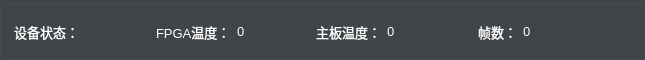
       <widget class="QGroupBox" name="groupBox_3">
        <property name="sizePolicy">
         <sizepolicy hsizetype="Expanding" vsizetype="Expanding">
          <horstretch>0</horstretch>
          <verstretch>0</verstretch>
         </sizepolicy>
        </property>
        <property name="minimumSize">
         <size>
          <width>0</width>
          <height>50</height>
         </size>
        </property>
        <property name="maximumSize">
         <size>
          <width>16777215</width>
          <height>60</height>
         </size>
        </property>
        <property name="styleSheet">
         <string notr="true">background-color: #404549;</string>
        </property>
        <property name="title">
         <string/>
        </property>
        <layout class="QGridLayout" name="gridLayout_20">
         <item row="0" column="0">
          <layout class="QHBoxLayout" name="horizontalLayout_50">
           <item>
            <widget class="QLabel" name="label_41">
             <property name="font">
              <font>
               <pointsize>10</pointsize>
              </font>
             </property>
             <property name="styleSheet">
              <string notr="true">color: rgb(255, 255, 255);</string>
             </property>
             <property name="text">
              <string>设备状态：</string>
             </property>
            </widget>
           </item>
           <item>
            <spacer name="horizontalSpacer">
             <property name="orientation">
              <enum>Qt::Horizontal</enum>
             </property>
             <property name="sizeType">
              <enum>QSizePolicy::Fixed</enum>
             </property>
             <property name="sizeHint" stdset="0">
              <size>
               <width>15</width>
               <height>20</height>
              </size>
             </property>
            </spacer>
           </item>
           <item>
            <widget class="QLabel" name="label_12">
             <property name="text">
              <string/>
             </property>
            </widget>
           </item>
           <item>
            <spacer name="horizontalSpacer_2">
             <property name="orientation">
              <enum>Qt::Horizontal</enum>
             </property>
             <property name="sizeType">
              <enum>QSizePolicy::Fixed</enum>
             </property>
             <property name="sizeHint" stdset="0">
              <size>
               <width>15</width>
               <height>20</height>
              </size>
             </property>
            </spacer>
           </item>
          </layout>
         </item>
         <item row="0" column="1">
          <layout class="QHBoxLayout" name="horizontalLayout_81">
           <item>
            <spacer name="horizontalSpacer_4">
             <property name="orientation">
              <enum>Qt::Horizontal</enum>
             </property>
             <property name="sizeType">
              <enum>QSizePolicy::Fixed</enum>
             </property>
             <property name="sizeHint" stdset="0">
              <size>
               <width>28</width>
               <height>17</height>
              </size>
             </property>
            </spacer>
           </item>
           <item>
            <widget class="QLabel" name="label_75">
             <property name="font">
              <font>
               <pointsize>10</pointsize>
              </font>
             </property>
             <property name="styleSheet">
              <string notr="true">color: rgb(255, 255, 255);</string>
             </property>
             <property name="text">
              <string>FPGA温度：</string>
             </property>
            </widget>
           </item>
           <item>
            <widget class="QLabel" name="label_76">
             <property name="font">
              <font>
               <pointsize>10</pointsize>
              </font>
             </property>
             <property name="styleSheet">
              <string notr="true">color: rgb(255, 255, 255);</string>
             </property>
             <property name="text">
              <string>0</string>
             </property>
            </widget>
           </item>
           <item>
            <spacer name="horizontalSpacer_53">
             <property name="orientation">
              <enum>Qt::Horizontal</enum>
             </property>
             <property name="sizeType">
              <enum>QSizePolicy::Fixed</enum>
             </property>
             <property name="sizeHint" stdset="0">
              <size>
               <width>37</width>
               <height>17</height>
              </size>
             </property>
            </spacer>
           </item>
          </layout>
         </item>
         <item row="0" column="2">
          <layout class="QHBoxLayout" name="horizontalLayout_82">
           <item>
            <spacer name="horizontalSpacer_55">
             <property name="orientation">
              <enum>Qt::Horizontal</enum>
             </property>
             <property name="sizeType">
              <enum>QSizePolicy::Fixed</enum>
             </property>
             <property name="sizeHint" stdset="0">
              <size>
               <width>28</width>
               <height>17</height>
              </size>
             </property>
            </spacer>
           </item>
           <item>
            <widget class="QLabel" name="label_77">
             <property name="font">
              <font>
               <pointsize>10</pointsize>
              </font>
             </property>
             <property name="styleSheet">
              <string notr="true">color: rgb(255, 255, 255);</string>
             </property>
             <property name="text">
              <string>主板温度：</string>
             </property>
            </widget>
           </item>
           <item>
            <widget class="QLabel" name="label_78">
             <property name="font">
              <font>
               <pointsize>10</pointsize>
              </font>
             </property>
             <property name="styleSheet">
              <string notr="true">color: rgb(255, 255, 255);</string>
             </property>
             <property name="text">
              <string>0</string>
             </property>
            </widget>
           </item>
           <item>
            <spacer name="horizontalSpacer_56">
             <property name="orientation">
              <enum>Qt::Horizontal</enum>
             </property>
             <property name="sizeType">
              <enum>QSizePolicy::Fixed</enum>
             </property>
             <property name="sizeHint" stdset="0">
              <size>
               <width>37</width>
               <height>17</height>
              </size>
             </property>
            </spacer>
           </item>
          </layout>
         </item>
         <item row="0" column="3">
          <layout class="QHBoxLayout" name="horizontalLayout_51">
           <item>
            <spacer name="horizontalSpacer_44">
             <property name="orientation">
              <enum>Qt::Horizontal</enum>
             </property>
             <property name="sizeType">
              <enum>QSizePolicy::Fixed</enum>
             </property>
             <property name="sizeHint" stdset="0">
              <size>
               <width>40</width>
               <height>20</height>
              </size>
             </property>
            </spacer>
           </item>
           <item>
            <widget class="QLabel" name="label_32">
             <property name="font">
              <font>
               <pointsize>10</pointsize>
              </font>
             </property>
             <property name="styleSheet">
              <string notr="true">color: rgb(255, 255, 255);</string>
             </property>
             <property name="text">
              <string>帧数：</string>
             </property>
            </widget>
           </item>
           <item>
            <widget class="QLabel" name="insFrameID">
             <property name="font">
              <font>
               <pointsize>10</pointsize>
              </font>
             </property>
             <property name="styleSheet">
              <string notr="true">color: rgb(255, 255, 255);</string>
             </property>
             <property name="text">
              <string>0</string>
             </property>
            </widget>
           </item>
           <item>
            <spacer name="horizontalSpacer_45">
             <property name="orientation">
              <enum>Qt::Horizontal</enum>
             </property>
             <property name="sizeType">
              <enum>QSizePolicy::Fixed</enum>
             </property>
             <property name="sizeHint" stdset="0">
              <size>
               <width>40</width>
               <height>20</height>
              </size>
             </property>
            </spacer>
           </item>
          </layout>
         </item>
         <item row="0" column="4">
          <spacer name="horizontalSpacer_3">
           <property name="orientation">
            <enum>Qt::Horizontal</enum>
           </property>
           <property name="sizeType">
            <enum>QSizePolicy::Fixed</enum>
           </property>
           <property name="sizeHint" stdset="0">
            <size>
             <width>60</width>
             <height>20</height>
            </size>
           </property>
          </spacer>
         </item>
        </layout>
       </widget>
